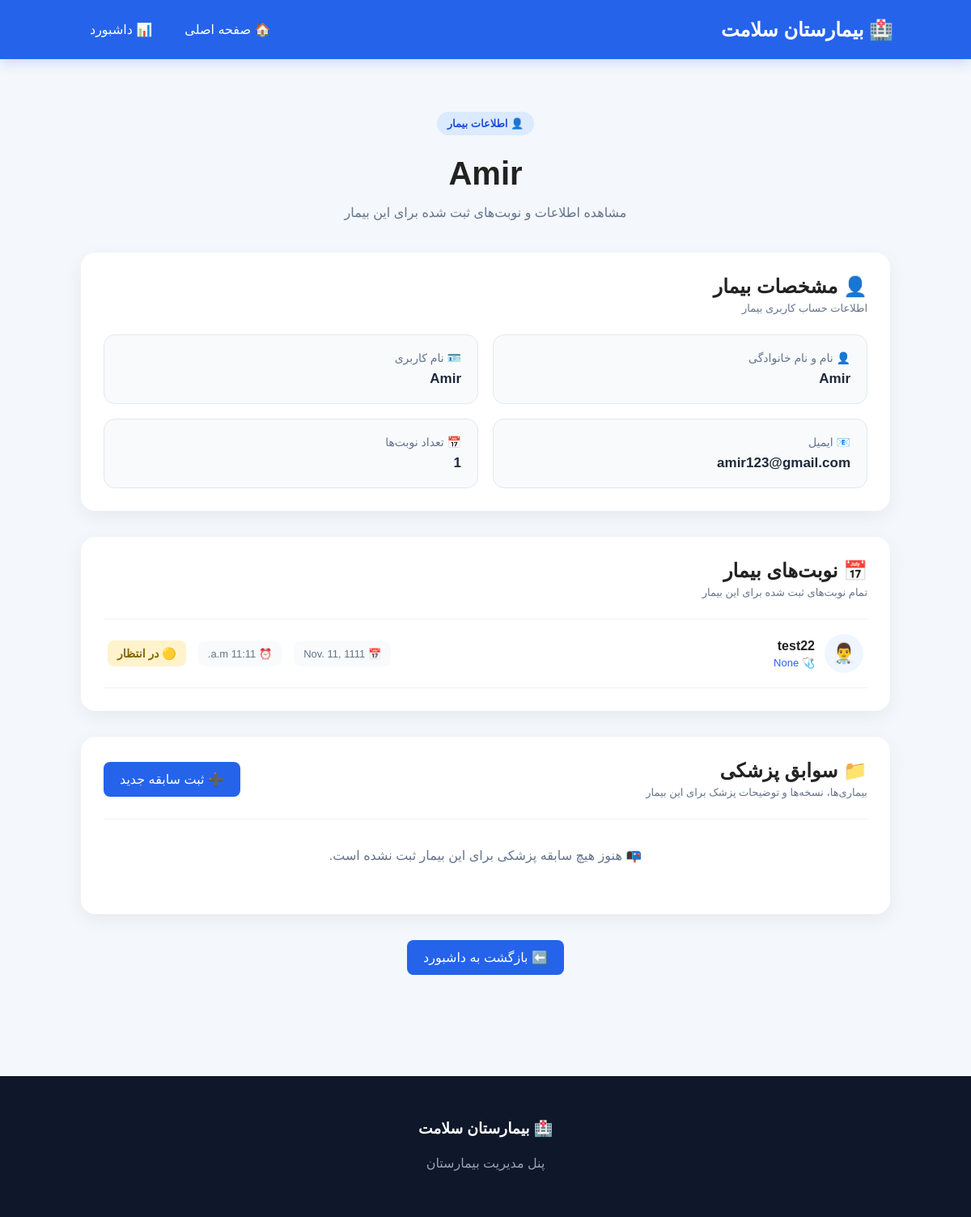
Page /patient/1/ (signed in) on the earlier database version.
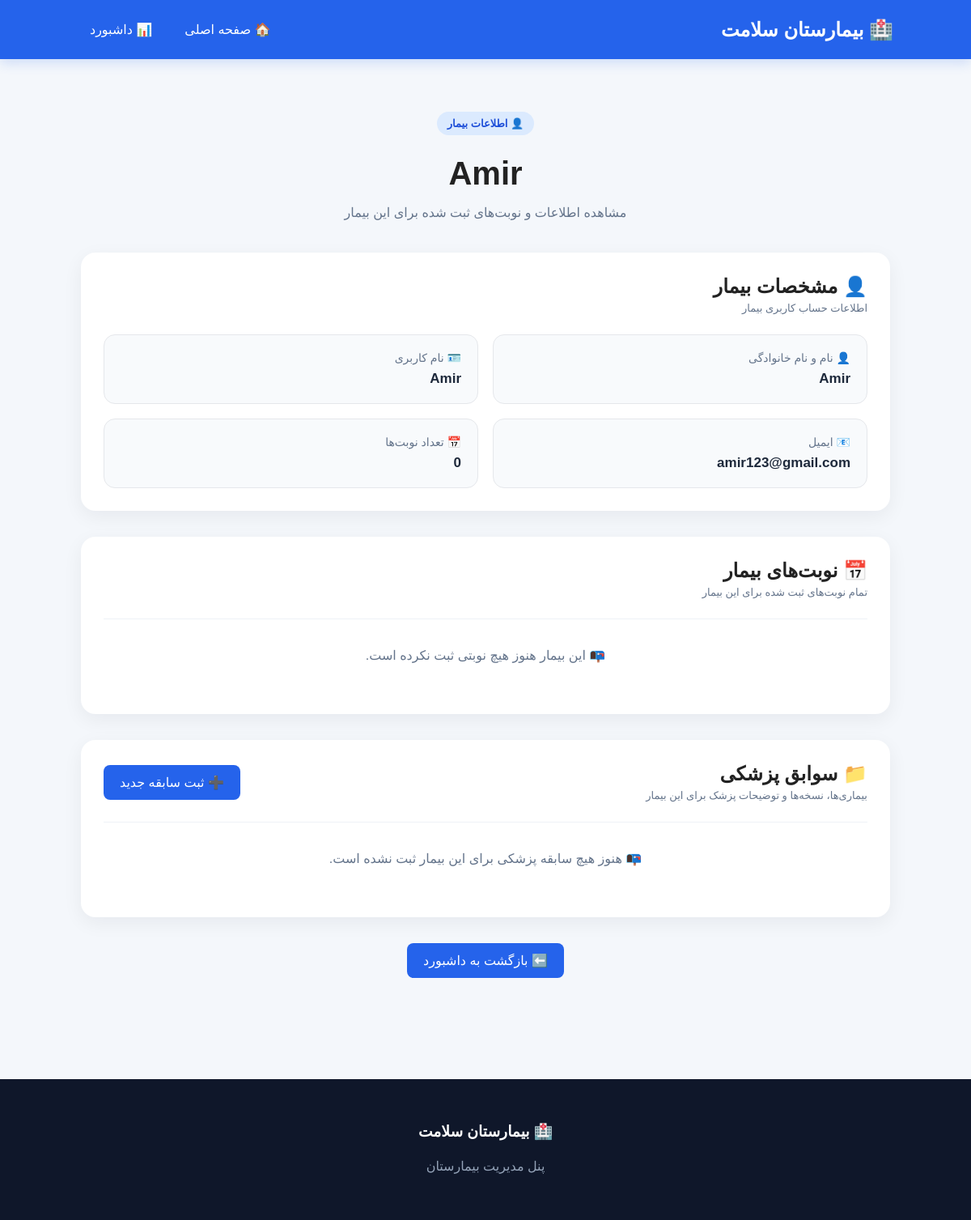
Same page on the later database version.
### hospital/models.py (models this page shows, shortened)
class Appointment(models.Model):
    STATUS_CHOICES = [
        ("pending", "در انتظار"),
        ("confirmed", "تأیید شده"),
        ("cancelled", "لغو شده"),
        ("completed", "انجام شده"),
    ]
    patient = models.ForeignKey(
        User,
        on_delete=models.CASCADE,
        null=True,
        blank=True
    )
    patient_name = models.CharField(max_length=100)
    doctor = models.ForeignKey(
        Doctor,
        on_delete=models.CASCADE
    )
    date = models.DateField()
    time = models.TimeField()
    status = models.CharField(
        max_length=20,
        choices=STATUS_CHOICES,
        default="pending"
    )

class Doctor(models.Model):
    name = models.CharField(max_length=100)
    specialty = models.ForeignKey(
        Specialty,
        on_delete=models.SET_NULL,
        null=True,
        blank=True,
        related_name="doctors",
    )
    phone = models.CharField(max_length=20)

### hospital/views.py (the view)
# urls.py: path("patient/<int:patient_id>/",patient_detail,name="patient_detail"),
@staff_member_required(login_url="/login/")
def patient_detail(request, patient_id):
    patient = User.objects.get(
        id=patient_id
    )
    appointments = Appointment.objects.filter(
        patient=patient
    ).select_related(
        "doctor"
    ).order_by(
        "-date",
        "-time"
    )
    records = MedicalRecord.objects.filter(
        patient=patient
    ).select_related(
        "doctor"
    ).order_by(
        "-visit_date"
    )
    return render(
        request,
        "patient_detail.html",
        {
            "patient": patient,
            "appointments": appointments,
            "records": records,
        }
    )

### Templates/patient_detail.html (shortened to what the changed rows need)
{% load static %}
<!DOCTYPE html>
<html lang="fa" dir="rtl">
<head>
    <link
        rel="stylesheet"
        href="{% static 'css/style.css' %}"
    >
</head>
<body class="dashboard-page">
<nav>
    <h2>
        🏥 بیمارستان سلامت
    </h2>
</nav>
<section class="dashboard">
    <div class="dashboard-header">
        <h1>
            {{ patient.get_full_name|default:patient.username }}
        </h1>
    </div>
    <div class="dashboard-section">
        <div class="dashboard-section-title">
            <div>
                <h2>
                    👤 مشخصات بیمار
                </h2>
            </div>
        </div>
        <div class="patient-info-grid">
            <div class="patient-info-card">
                <span>
                    📅 تعداد نوبت‌ها
                </span>
                <strong>
                    {{ appointments.count }}
                </strong>
            </div>
        </div>
    </div>
    <div class="dashboard-section">
        <div class="dashboard-section-title">
            <div>
                <h2>
                    📅 نوبت‌های بیمار
                </h2>
            </div>
        </div>
        <div class="dashboard-table">
            {% for appointment in appointments %}
                <div class="dashboard-row">
                    <div class="dashboard-doctor">
                        <div class="doctor-mini-icon">
                            👨‍⚕️
                        </div>
                        <div>
                            <strong>
                                {{ appointment.doctor.name }}
                            </strong>
                            <span>
                                🩺 {{ appointment.doctor.specialty }}
                            </span>
                        </div>
                    </div>
                    <div class="appointment-dashboard-info">
                        <span>
                            📅 {{ appointment.date }}
                        </span>
                        <span>
                            ⏰ {{ appointment.time }}
                        </span>
                        {% if appointment.status == "pending" %}
                            <span class="status pending">
                                🟡 در انتظار
                            </span>
                        {% elif appointment.status == "confirmed" %}
                            <span class="status confirmed">
                                🟢 تأیید شده
                            </span>
                        {% elif appointment.status == "cancelled" %}
                            <span class="status cancelled">
                                🔴 لغو شده
                            </span>
                        {% elif appointment.status == "completed" %}
                            <span class="status completed">
                                🔵 انجام شده
                            </span>
                        {% endif %}
                    </div>
                </div>
            {% empty %}
                <div class="dashboard-empty">
                    📭 این بیمار هنوز هیچ نوبتی ثبت نکرده است.
                </div>
            {% endfor %}
        </div>
    </div>
    <div class="dashboard-section">
        <div class="dashboard-section-title">
            <div>
                <h2>
                    📁 سوابق پزشکی
                </h2>
            </div>
        </div>
    </div>
</section>
</body>

Differences in the rows shown:
removed Appointment: doctor.name "test22", doctor.specialty "None", date "Nov. 11, 1111", time "11:11 a.m.", status "🟡 در انتظار"
Other differences:
{{ appointments.count }}: "1" → "0"
text now shown: "📭 این بیمار هنوز هیچ نوبتی ثبت نکرده است."
